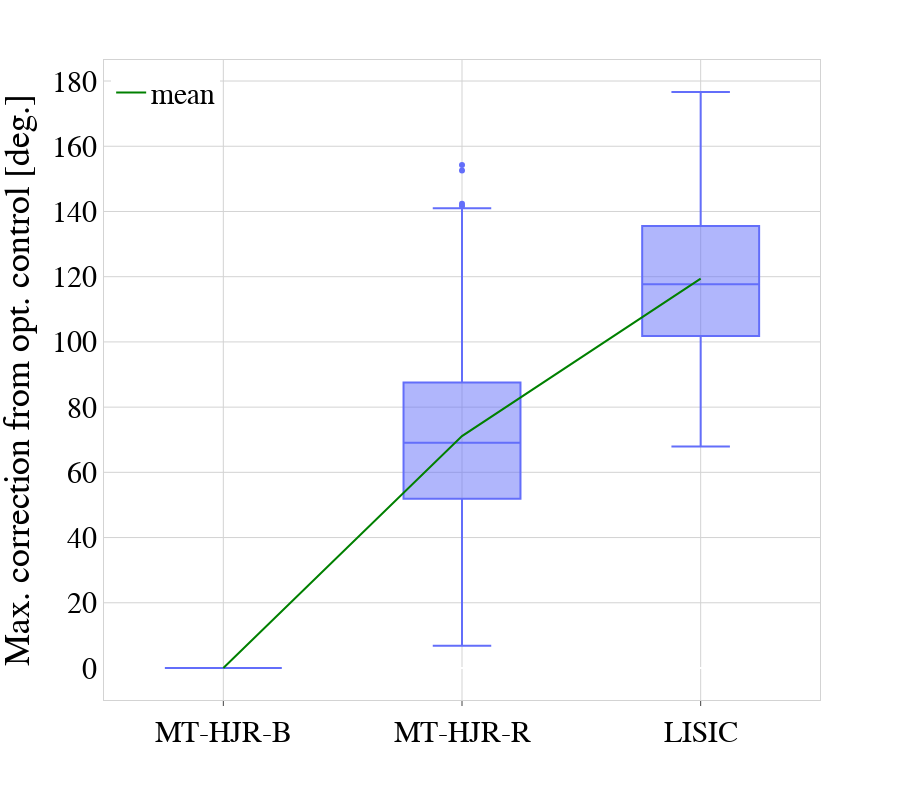

Notebook code cell kept with this figure:
### Markdown cell above
+ Mean maximum correction from optimal control degrees

### Code cell
import plotly.graph_objects as go
from plotly.subplots import make_subplots
import plotly.io as pio
pio.templates['plotly']["layout"]["font"]["family"] = "Palatino"
font = dict(
                family="Palatino",
                size=30,
                color='black'
            )

opt_ctrl_correction_dict = {"MT-HJR-B": metrics_hj_naive["Mean maximum correction from optimal control degrees"],
                      "MT-HJR-R": metrics_hj_reactive["Mean maximum correction from optimal control degrees"],
                      "LISIC": metrics_hj_flocking["Mean maximum correction from optimal control degrees"]}
opt_ctrl_correction_df = pd.DataFrame(opt_ctrl_correction_dict)
fig_opt_ctrl_correction = px.box(opt_ctrl_correction_df )

mean_trace = go.Scatter(
    x=opt_ctrl_correction_df.columns,
    y=opt_ctrl_correction_df.mean(),
    mode='lines',
    line=dict(color='green', width=2),
    showlegend=True,
    name="mean"
)
fig_opt_ctrl_correction.add_trace(mean_trace)
# Add custom x and y labels
fig_opt_ctrl_correction.update_layout(
    xaxis_title=r'', #"controllers",
    yaxis_title="Max. correction from opt. control [deg.]",
    title = {'text': ""},
    font=font,
    plot_bgcolor='white',
    legend=dict(
    yanchor="top",
    y=0.99,
    xanchor="left",
    x=0.01
    )
)
# Add custom x and y labels
fig_opt_ctrl_correction.update_xaxes(
    mirror=True,
    ticks='outside',
    showline=True,
    linecolor='lightgrey',
    gridcolor='lightgrey'
)
fig_opt_ctrl_correction.update_yaxes(
    mirror=True,
    #ticks='outside',
    showline=True,
    #linecolor='black',
    linecolor='lightgrey',
    gridcolor='lightgrey',
)
fig_opt_ctrl_correction.update_layout(height=800, width=900,font=font)
fig_opt_ctrl_correction.show()
fig_opt_ctrl_correction.write_image("angleCorrection.svg")

### Figure 1 — Plotly figure (JSON) as saved in the notebook; plotly's stock layout.template omitted (floating-point values rounded to 4 significant figures; data arrays with more than 128 entries replaced by an {"elided": "..."} marker saying what was removed)
{"data": [{"alignmentgroup": "True", "hovertemplate": "variable=%{x}<br>value=%{y}<extra></extra>", "legendgroup": "", "marker": {"color": "#636efa"}, "name": "", "notched": false, "offsetgroup": "", "orientation": "v", "showlegend": false, "type": "box", "x": {"elided": "2940 str values"}, "x0": " ", "xaxis": "x", "y": {"elided": "2940 float values"}, "y0": " ", "yaxis": "y"}, {"line": {"color": "green", "width": 2}, "mode": "lines", "name": "mean", "showlegend": true, "type": "scatter", "x": ["MT-HJR-B", "MT-HJR-R", "LISIC"], "y": [0, 71.11, 119.4]}], "layout": {"boxmode": "group", "font": {"color": "black", "family": "Palatino", "size": 30}, "height": 800, "legend": {"tracegroupgap": 0, "x": 0.01, "xanchor": "left", "y": 0.99, "yanchor": "top"}, "margin": {"t": 60}, "plot_bgcolor": "white", "title": {"text": ""}, "width": 900, "xaxis": {"anchor": "y", "domain": [0, 1], "gridcolor": "lightgrey", "linecolor": "lightgrey", "mirror": true, "showline": true, "ticks": "outside", "title": {"text": ""}}, "yaxis": {"anchor": "x", "domain": [0, 1], "gridcolor": "lightgrey", "linecolor": "lightgrey", "mirror": true, "showline": true, "title": {"text": "Max. correction from opt. control [deg.]"}}}}
